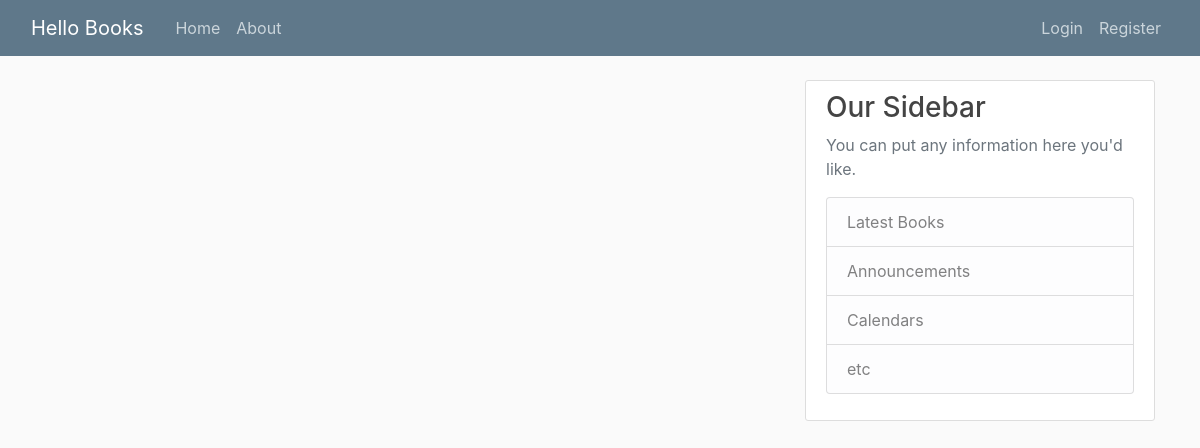
The app's page /home, older data.
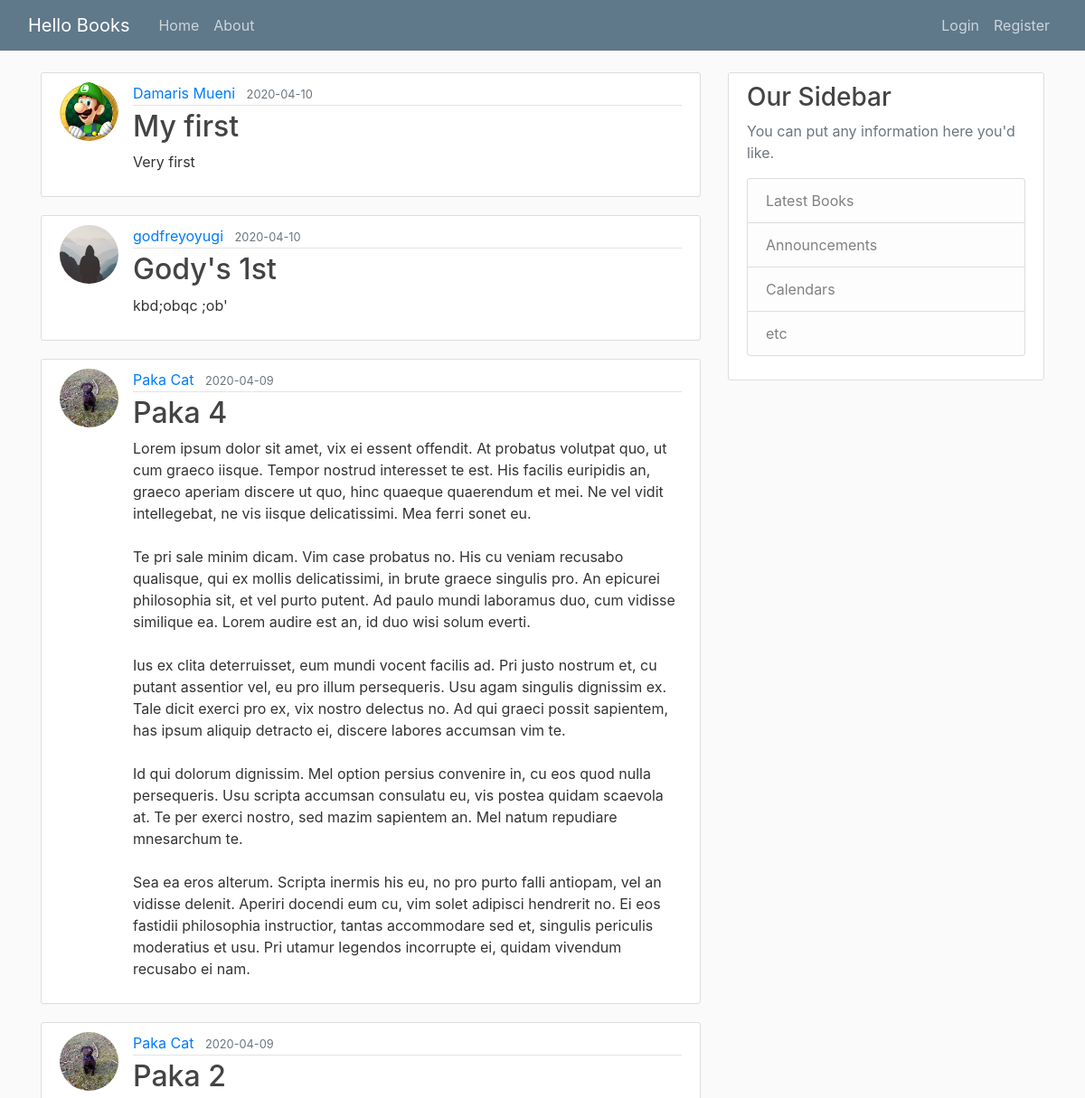
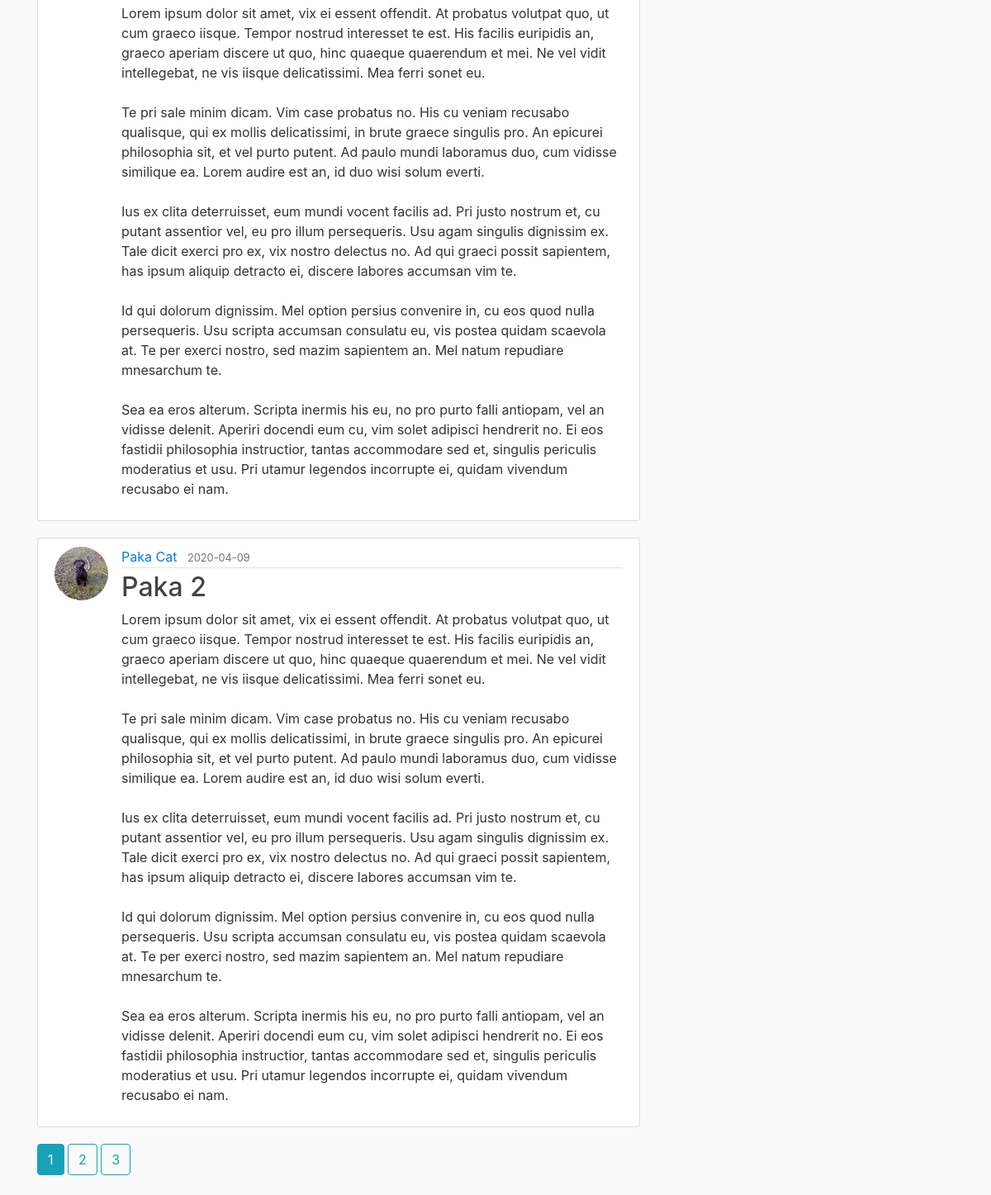
The same page, newer data (2 pictures, top to bottom).
### V1.1/helloBooks/models.py (models this page shows, shortened)
class Book(db.Model):
    id = db.Column(db.Integer, primary_key=True)
    title = db.Column(db.String(100), nullable=False)
    content = db.Column(db.Text, nullable=False)
    date_posted = db.Column(db.DateTime, nullable=False, default=datetime.utcnow)
    user_id = db.Column(db.Integer, db.ForeignKey('user.id'), nullable=False)

class User(db.Model, UserMixin):
    id = db.Column(db.Integer, primary_key=True)
    username = db.Column(db.String(20), unique=True, nullable=False)
    email = db.Column(db.String(120), unique=True, nullable=False)
    image_file = db.Column(db.String(20), nullable=False, default='default.jpg')
    password = db.Column(db.String(60),  nullable=False)
    books = db.relationship('Book', backref='author', lazy=True)

### V1.1/helloBooks/main/routes.py (the view)
@main.route("/")
@main.route("/home")
def home():
    page = request.args.get('page', 1, type=int)
    books = Book.query.order_by(Book.date_posted.desc()).paginate(page=page, per_page=5)
    return render_template('home.html', books=books)

### V1.1/helloBooks/templates/home.html (shortened to what this page needs)
{% extends "base.html" %}
  {% block content %}
    {% for book in books.items %}
        <article class="media content-section">
          <img src="{{ url_for('static', filename='profile_pics/' + book.author.image_file)}}" alt="" class="rounded-circle article-img">
          <div class="media-body">
            <div class="article-metadata">
              <a class="mr-2" href="{{ url_for('users.user_books', username=book.author.username) }}">{{ book.author.username }}</a>
              <small class="text-muted">{{ book.date_posted.strftime('%Y-%m-%d') }}</small>
            </div>
            <h2><a class="article-title" href="{{ url_for('books.book', book_id=book.id) }}">{{ book.title }}</a></h2>
            <p class="article-content">{{ book.content }}</p>
          </div>
      </article>
  {% endfor %}
  {% for page_num in books.iter_pages(left_edge=1, right_edge=1, left_current=1, right_current=2) %}
      {% if page_num %}
        {% if books.page == page_num %}
          <a href="{{ url_for('main.home', page=page_num) }}" class="btn btn-info mb-4">{{page_num }}</a>
        {% else %}
        <a href="{{ url_for('main.home', page=page_num) }}" class="btn btn-outline-info mb-4">{{page_num }}</a>
        {% endif %}
      {% endif %}
  {% endfor %}
  {% endblock content %}

### V1.1/helloBooks/templates/base.html (shortened to what this page needs)
<!DOCTYPE html>
<html lang="en" dir="ltr">
  <head>
    <link rel="stylesheet" href="https://stackpath.bootstrapcdn.com/bootstrap/4.4.1/css/bootstrap.min.css">
    <link rel="stylesheet" type="text/css" href="{{ url_for('static', filename='main.css') }}">
  </head>
  <body>
    <header class="site-header">
        <nav class="navbar navbar-expand-md navbar-dark bg-steel fixed-top">
          <div class="container-fluid">
            <a class="navbar-brand mr-4" href="/">Hello Books</a>
            <div class="collapse navbar-collapse" id="navbarToggle">
              <div class="navbar-nav mr-auto">
                <a class="nav-item nav-link" href="{{ url_for('main.home') }}">Home</a>
                <a class="nav-item nav-link" href="{{ url_for('main.about') }}">About</a>
              </div>
              <div class="navbar-nav">
                {% if current_user.is_authenticated %}
                <a class="nav-item nav-link" href="{{ url_for('books.new_book') }}">Uplaod a Book</a>
                <a class="nav-item nav-link" href="{{ url_for('users.profile') }}">Profile</a>
                <a class="nav-item nav-link" href="{{ url_for('users.logout') }}">Logout</a>
                {% else %}
                  <a class="nav-item nav-link" href="{{ url_for('users.login') }}">Login</a>
                  <a class="nav-item nav-link" href="{{ url_for('users.register') }}">Register</a>
                {% endif %}
              </div>
            </div>
          </div>
        </nav>
    </header>
    <main role="main" class="container">
    <div class="row">
      <div class="col-md-8">
        {% block content %}{% endblock %}
      </div>
      <div class="col-md-4">
        <div class="content-section">
          <h3>Our Sidebar</h3>
          <p class='text-muted'>You can put any information here you'd like.
            <ul class="list-group">
              <li class="list-group-item list-group-item-light">Latest Books</li>
              <li class="list-group-item list-group-item-light">Announcements</li>
              <li class="list-group-item list-group-item-light">Calendars</li>
              <li class="list-group-item list-group-item-light">etc</li>
            </ul>
          </p>
        </div>
      </div>
    </div>
</main>
  </body>
</html>

### V1.1/helloBooks/static/main.css (style rules this page uses)
body { background: #fafafa; color: #333333; margin-top: 5rem; }
h1, h2, h3, h4, h5, h6 { color: #444444; }
.bg-steel { background-color: #5f788a; }
.site-header .navbar-nav .nav-link { color: #cbd5db; }
.content-section { background: #ffffff; padding: 10px 20px; border: 1px solid #dddddd; border-radius: 3px; margin-bottom: 20px; }
.article-title { color: #444444; }
.article-content { white-space: pre-line; }
.article-img { height: 65px; width: 65px; margin-right: 16px; }
.article-metadata { padding-bottom: 1px; margin-bottom: 4px; border-bottom: 1px solid #e3e3e3 }

Row changes from the older to the newer data that the page shows:
added Book: image_file (picture), author.username "Damaris Mueni", date_posted "2020-04-10", title "My first", content "Very first"
added Book: image_file (placeholder picture), author.username "godfreyoyugi", date_posted "2020-04-10", title "Gody's 1st", content "kbd;obqc ;ob'"
added Book: image_file (picture), author.username "Paka Cat", date_posted "2020-04-09", title "Paka 4", content "Lorem ipsum dolor sit amet, vix ei essent offendit. At probatus volutpat quo, ut cum graeco iisque. Tempor nostrud interesset te est. His facilis euripidis an, graeco aperiam discere ut quo, hinc quaeque quaerendum et mei. Ne vel vidit intellegebat, ne vis iisque delicatissimi. Mea ferri sonet eu. Te pri sale minim dicam. Vim case probatus no. His cu veniam recusabo qualisque, qui ex mollis delicatissimi, in brute graece singulis pro. An epicurei philosophia sit, et vel purto putent. Ad paulo mundi laboramus duo, cum vidisse similique ea. Lorem audire est an, id duo wisi solum everti. Ius ex clita deterruisset, eum mundi vocent facilis ad. Pri justo nostrum et, cu putant assentior vel, eu…"
added Book: image_file (picture), author.username "Paka Cat", date_posted "2020-04-09", title "Paka 2", content "Lorem ipsum dolor sit amet, vix ei essent offendit. At probatus volutpat quo, ut cum graeco iisque. Tempor nostrud interesset te est. His facilis euripidis an, graeco aperiam discere ut quo, hinc quaeque quaerendum et mei. Ne vel vidit intellegebat, ne vis iisque delicatissimi. Mea ferri sonet eu. Te pri sale minim dicam. Vim case probatus no. His cu veniam recusabo qualisque, qui ex mollis delicatissimi, in brute graece singulis pro. An epicurei philosophia sit, et vel purto putent. Ad paulo mundi laboramus duo, cum vidisse similique ea. Lorem audire est an, id duo wisi solum everti. Ius ex clita deterruisset, eum mundi vocent facilis ad. Pri justo nostrum et, cu putant assentior vel, eu…"
added Book: image_file (picture), author.username "Paka Cat", date_posted "2020-04-09", title "Paka 2", content "Lorem ipsum dolor sit amet, vix ei essent offendit. At probatus volutpat quo, ut cum graeco iisque. Tempor nostrud interesset te est. His facilis euripidis an, graeco aperiam discere ut quo, hinc quaeque quaerendum et mei. Ne vel vidit intellegebat, ne vis iisque delicatissimi. Mea ferri sonet eu. Te pri sale minim dicam. Vim case probatus no. His cu veniam recusabo qualisque, qui ex mollis delicatissimi, in brute graece singulis pro. An epicurei philosophia sit, et vel purto putent. Ad paulo mundi laboramus duo, cum vidisse similique ea. Lorem audire est an, id duo wisi solum everti. Ius ex clita deterruisset, eum mundi vocent facilis ad. Pri justo nostrum et, cu putant assentior vel, eu…"
Text that changed along with them:
new list line: "1"
new list line: "2"
new list line: "3"
